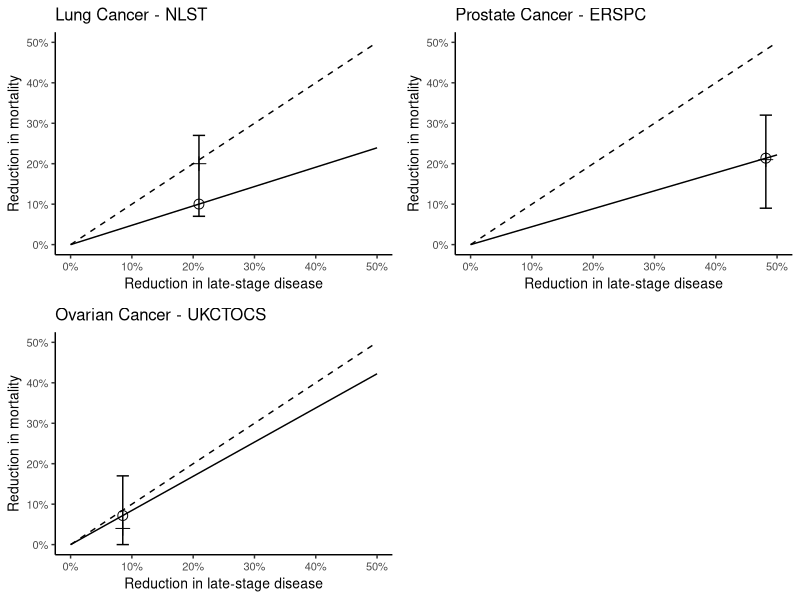

The R script that drew this image:
library(tidyverse)
library(ggplot2)
library(gridExtra)

# Read data from split trials calculations
trial_data <- rbind(
  read_csv('../output/trial-calculations-nlst.csv'),
  read_csv('../output/trial-calculations-erspc.csv'),
  read_csv('../output/trial-calculations-ukctocs.csv'))

# Function for plotting single trial results
# plot_mort_imprv <- function(slope, alpha, actual, lb, ub, title) {
plot_mort_imprv <- function(trialname, title) {
  row <- trial_data %>% filter(trial == trialname)
  slope <- row %>% pull(rho)
  alpha <- row %>% pull(alpha)
  actual <- row %>% pull(actual)
  lb <- max(row %>% pull(lb),0) # Floor at 0 for display
  ub <- row %>% pull(ub)
  
  end_points <- tibble(alpha = c(0, 1), mortality_reduction = c(0, slope))
  point <- tibble(alpha = c(alpha), mortality_reduction = c(slope * alpha))
  
  lim <- 0.5
  output <- ggplot() + 
    geom_segment(aes(x=0, y=0, xend=lim, yend=lim*slope)) +
    geom_segment(aes(x=0, y=0, xend=lim, yend=lim), linetype='dashed') +
    geom_point(aes(x=alpha, y=(alpha*slope)), size=3, shape=1) +
    geom_point(aes(x=alpha, y=actual), size=3, shape=3) +
    geom_errorbar(aes(x=alpha, ymin=lb, ymax=ub), width=0.02)+
    scale_y_continuous(limits = c(0,lim), labels = scales::percent_format(accuracy = 5L)) +
    scale_x_continuous(limits = c(0,lim), labels = scales::percent_format(accuracy = 5L)) + 
    xlab("Reduction in late-stage disease") + 
    ylab("Reduction in mortality") +
    labs(title=title) + 
    theme_classic() + 
    theme(plot.title = element_text(size=12),
          text=element_text(size=10))
  
  return(output)
}

# Plot each trial
g1 <- plot_mort_imprv('nlst', title="Lung Cancer - NLST") 
g2 <- plot_mort_imprv('erspc', title="Prostate Cancer - ERSPC") 
g3 <- plot_mort_imprv('ukctocs', title="Ovarian Cancer - UKCTOCS") 

# Save output
pdf(file='../output/figure2.pdf', width=6, height=5)
grid.arrange(g1, g2, g3, nrow=2)
dev.off()
